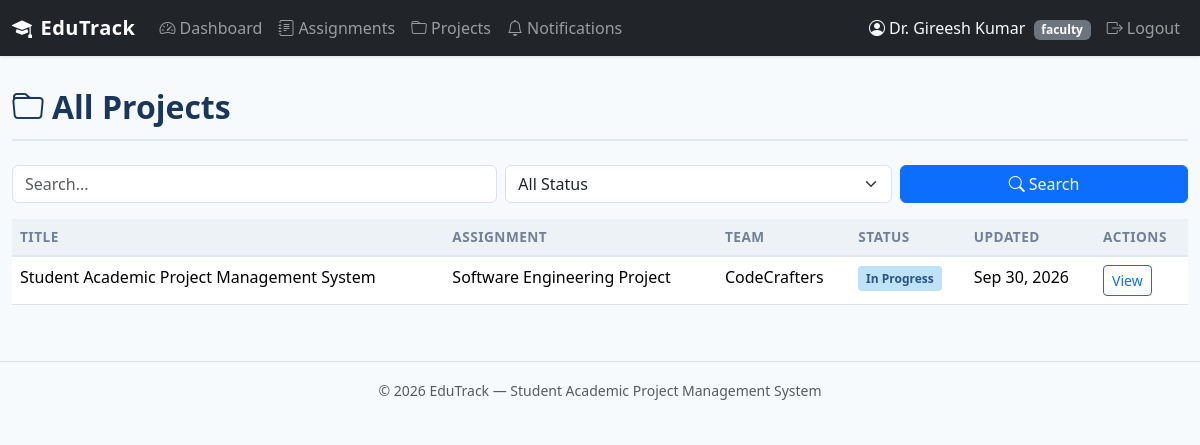
The page /faculty/projects (signed in) on the database its author committed.
### tables this page shows
CREATE TABLE projects (
    project_id INTEGER PRIMARY KEY AUTOINCREMENT,
    assignment_id INTEGER NOT NULL,
    team_id INTEGER NOT NULL,
    faculty_id INTEGER NOT NULL,
    title TEXT NOT NULL,
    description TEXT,
    status TEXT NOT NULL DEFAULT 'DRAFT' CHECK(status IN ('DRAFT', 'UNDER_REVIEW', 'REVISION_REQUESTED', 'APPROVED', 'IN_PROGRESS', 'COMPLETED')),
    submitted_at TIMESTAMP,
    approved_at TIMESTAMP,
    completed_at TIMESTAMP,
    created_at TIMESTAMP DEFAULT CURRENT_TIMESTAMP,
    updated_at TIMESTAMP DEFAULT CURRENT_TIMESTAMP,
    FOREIGN KEY (assignment_id) REFERENCES assignments(assignment_id),
    FOREIGN KEY (team_id) REFERENCES teams(team_id),
    FOREIGN KEY (faculty_id) REFERENCES users(user_id)
);

CREATE TABLE assignments (
    assignment_id INTEGER PRIMARY KEY AUTOINCREMENT,
    title TEXT NOT NULL,
    description TEXT,
    instructions TEXT,
    faculty_id INTEGER NOT NULL,
    deadline TEXT,
    status TEXT NOT NULL DEFAULT 'OPEN' CHECK(status IN ('OPEN', 'CLOSED')),
    created_at TIMESTAMP DEFAULT CURRENT_TIMESTAMP,
    updated_at TIMESTAMP DEFAULT CURRENT_TIMESTAMP,
    FOREIGN KEY (faculty_id) REFERENCES users(user_id)
);

CREATE TABLE teams (
    team_id INTEGER PRIMARY KEY AUTOINCREMENT,
    team_name TEXT NOT NULL,
    created_by INTEGER NOT NULL,
    created_at TIMESTAMP DEFAULT CURRENT_TIMESTAMP,
    FOREIGN KEY (created_by) REFERENCES users(user_id)
);

### routes/faculty.py (the view)
@faculty_bp.route('/projects')
@role_required('faculty')
def projects():
    fid = session['user_id']
    q = request.args.get('q', '')
    status_filter = request.args.get('status', '')
    sql = '''
        SELECT p.*, a.title AS assignment_title, t.team_name
        FROM projects p
        JOIN assignments a ON p.assignment_id = a.assignment_id
        JOIN teams t ON p.team_id = t.team_id
        WHERE p.faculty_id = ?
    '''
    params = [fid]
    if q:
        sql += ' AND p.title LIKE ?'
        params.append(f'%{q}%')
    if status_filter:
        sql += ' AND p.status = ?'
        params.append(status_filter)
    sql += ' ORDER BY p.updated_at DESC'
    projs = query_db(sql, params)
    return render_template('faculty/projects.html',
                           projects=projs, q=q, status_filter=status_filter)

### db.py (called while the page is built)
def get_db():
    if 'db' not in g:
        g.db = sqlite3.connect(
            current_app.config['DATABASE'],
            detect_types=sqlite3.PARSE_DECLTYPES
        )
        g.db.row_factory = sqlite3.Row
        g.db.execute('PRAGMA foreign_keys = ON')
    return g.db

def query_db(query, args=(), one=False):
    cur = get_db().execute(query, args)
    rv = cur.fetchall()
    cur.close()
    return (rv[0] if rv else None) if one else rv

### routes/__init__.py (called while the page is built)
def role_required(role):
    def decorator(f):
        @wraps(f)
        def decorated_function(*args, **kwargs):
            if 'user_id' not in session:
                flash('Please log in to access this page.', 'warning')
                return redirect(url_for('auth.login'))
            if session.get('role') != role:
                abort(403)
            return f(*args, **kwargs)
        return decorated_function
    return decorator

### routes/auth.py (called while the page is built)
@auth_bp.app_context_processor
def inject_unread_count():
    if 'user_id' in session:
        count = query_db(
            'SELECT COUNT(*) AS cnt FROM notifications WHERE user_id = ? AND is_read = 0',
            [session['user_id']], one=True
        )
        return {'unread_count': count['cnt'] if count else 0}
    return {'unread_count': 0}

### templates/faculty/projects.html (shortened to what this page needs)
{% extends "base.html" %}
{% block content %}
<div class="page-header"><h2><i class="bi bi-folder me-2"></i>All Projects</h2></div>
<form method="GET" class="row g-2 mb-3">
    <div class="col-md-5"><input type="text" name="q" class="form-control" placeholder="Search..." value="{{ q }}"></div>
    <div class="col-md-4">
        <select name="status" class="form-select">
            <option value="">All Status</option>
        </select>
    </div>
    <div class="col-md-3"><button type="submit" class="btn btn-primary w-100"><i class="bi bi-search me-1"></i>Search</button></div>
</form>
{% if projects %}
<div class="table-responsive">
    <table class="table table-hover">
        <thead><tr><th>Title</th><th>Assignment</th><th>Team</th><th>Status</th><th>Updated</th><th>Actions</th></tr></thead>
        <tbody>
        {% for p in projects %}
        <tr>
            <td>{{ p['title'] }}</td>
            <td>{{ p['assignment_title'] }}</td>
            <td>{{ p['team_name'] }}</td>
            <td><span class="badge-status {{ p['status']|status_class }}">{{ p['status']|status_display }}</span></td>
            <td>{{ p['updated_at']|format_date }}</td>
            <td><a href="{{ url_for('faculty.project_detail', project_id=p['project_id']) }}" class="btn btn-sm btn-outline-primary">View</a></td>
        </tr>
        {% endfor %}
        </tbody>
    </table>
</div>
{% else %}
<div class="empty-state"><i class="bi bi-folder-x"></i><p>No projects found.</p></div>
{% endif %}
{% endblock %}

### static/css/style.css (style rules this page uses)
:root { --primary: #2c5282; --primary-dark: #1a365d; --primary-light: #ebf4ff; --success: #276749; --warning: #c05621; --danger: #c53030; --gray-50: #f7fafc; --gray-100: #edf2f7; --gray-200: #e2e8f0; --gray-500: #a0aec0; --gray-600: #718096; --gray-700: #4a5568; --gray-800: #2d3748; --gray-900: #1a202c; }
body { font-family: 'Segoe UI', system-ui, -apple-system, sans-serif; background: var(--gray-50); color: var(--gray-800); min-height: 100vh; }
.badge-status { font-size: .75rem; padding: .35em .65em; border-radius: .25rem; font-weight: 600; }
.badge-in-progress { background: #bee3f8; color: var(--primary); }
.table th { background: var(--gray-100); font-size: .85rem; text-transform: uppercase; letter-spacing: .5px; color: var(--gray-600); border-bottom: 2px solid var(--gray-200); }
.page-header { margin-bottom: 1.5rem; padding-bottom: .75rem; border-bottom: 2px solid var(--gray-200); }
.page-header h2 { font-weight: 700; color: var(--primary-dark); margin: 0; }

### rows shown on the page
projects: title "Student Academic Project Management System", assignment_title "Software Engineering Project", team_name "CodeCrafters", status|status_display "In Progress", updated_at "Sep 30, 2026"

### other values the page prints
{{ session.get('user_name', '') }} "Dr. Gireesh Kumar"
{{ session.get('role', '') }} "faculty"
